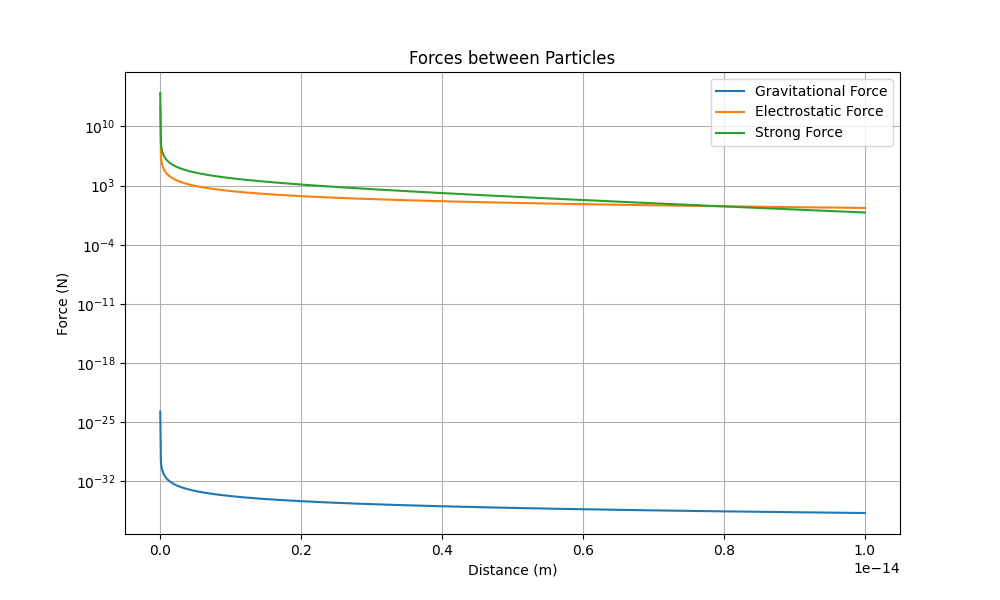

Generate this figure with Python:
import numpy as np
import matplotlib.pyplot as plt

# Define the constants
G = 6.6743e-11  # gravitational constant, m^3 kg^-1 s^-2
k_e = 8.9875e9  # Coulomb's constant, N m^2 C^-2
e_charge = 1.6021e-19  # elementary charge, C
m_p = 1.6726e-27  # proton mass, kg
hbar = 1.0546e-34  # J s
c = 3e8  # m/s

# I am using the positive value of each force for better visualization
def force_G(m1, m2, r):
    return G * m1 * m2 / r**2

def force_E(q1, q2, r):
    return k_e * q1 * q2 / r**2

def force_S(V0, λ, r):
    return (V0 / λ) * np.exp(-r * λ) * (λ/r + 1/r**2)

m1 = m_p
m2 = m_p

q1 = e_charge
q2 = e_charge

V0 = 40e6 * e_charge
λ = 0.7e15

#range of r
r = np.linspace(1e-20, 1e-14, 1000)

plt.figure(figsize=(10, 6))
plt.plot(r, force_G(m1, m2, r), label='Gravitational Force')
plt.plot(r, force_E(q1, q2, r), label='Electrostatic Force')
plt.plot(r, force_S(V0, λ, r), label='Strong Force')
plt.xlabel('Distance (m)')
plt.ylabel('Force (N)')
plt.yscale('log')
plt.title('Forces between Particles')
plt.legend()
plt.grid()
plt.savefig('Question_1.png')
plt.close()

print(r"F_G = ", force_G(m1, m2, 1e-15))
print(r"F_E = ", force_E(q1, q2, 1e-15))
print(r"F_S = ", force_S(V0, λ, 1e-15))